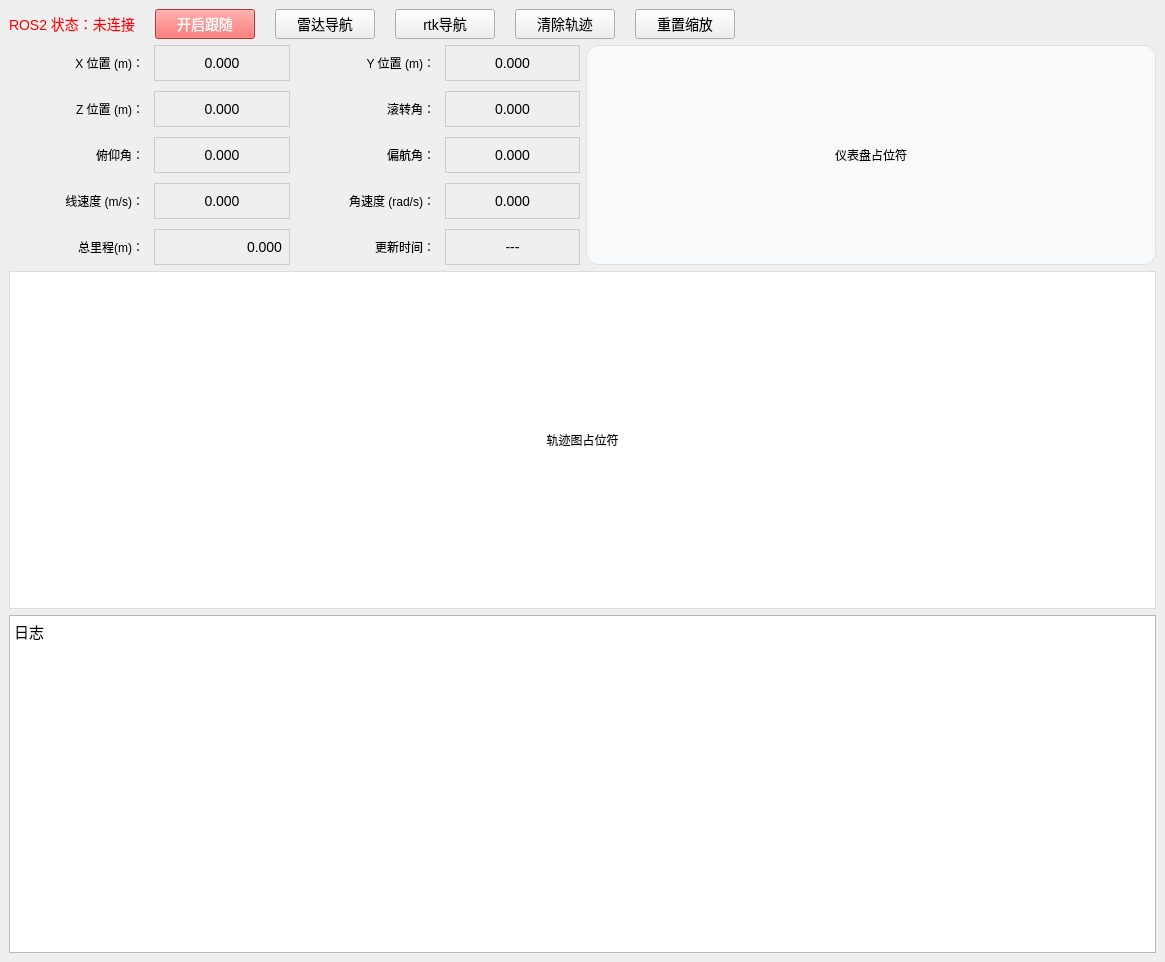
<?xml version="1.0" encoding="UTF-8"?>
<ui version="4.0">
 <class>OdomViewerWindow</class>
 <widget class="QMainWindow" name="OdomViewerWindow">
  <property name="geometry">
   <rect>
    <x>0</x>
    <y>0</y>
    <width>1165</width>
    <height>962</height>
   </rect>
  </property>
  <property name="windowTitle">
   <string>ROS2 里程计可视化工具</string>
  </property>
  <widget class="QWidget" name="centralwidget">
   <layout class="QVBoxLayout" name="verticalLayout_3">
    <item>
     <layout class="QVBoxLayout" name="verticalLayout_2">
      <item>
       <layout class="QHBoxLayout" name="topLayout">
        <property name="spacing">
         <number>20</number>
        </property>
        <item>
         <widget class="QLabel" name="rosStatusLabel">
          <property name="styleSheet">
           <string>color: red; font-size: 14px;</string>
          </property>
          <property name="text">
           <string>ROS2 状态：未连接</string>
          </property>
         </widget>
        </item>
        <item>
         <widget class="QPushButton" name="pushButton_follow">
          <property name="minimumSize">
           <size>
            <width>100</width>
            <height>30</height>
           </size>
          </property>
          <property name="maximumSize">
           <size>
            <width>100</width>
            <height>30</height>
           </size>
          </property>
          <property name="styleSheet">
           <string>background-color: #ff4444; color: white; font-size: 14px;</string>
          </property>
          <property name="text">
           <string>开启跟随</string>
          </property>
          <property name="checkable">
           <bool>true</bool>
          </property>
         </widget>
        </item>
        <item>
         <widget class="QPushButton" name="pushButton_radar">
          <property name="minimumSize">
           <size>
            <width>100</width>
            <height>30</height>
           </size>
          </property>
          <property name="maximumSize">
           <size>
            <width>120</width>
            <height>30</height>
           </size>
          </property>
          <property name="styleSheet">
           <string>font-size: 14px;</string>
          </property>
          <property name="text">
           <string>雷达导航</string>
          </property>
          <property name="checkable">
           <bool>true</bool>
          </property>
         </widget>
        </item>
        <item>
         <widget class="QPushButton" name="pushButton_rtk">
          <property name="minimumSize">
           <size>
            <width>100</width>
            <height>30</height>
           </size>
          </property>
          <property name="styleSheet">
           <string notr="true">font-size: 14px;</string>
          </property>
          <property name="text">
           <string>rtk导航</string>
          </property>
          <property name="checkable">
           <bool>true</bool>
          </property>
         </widget>
        </item>
        <item>
         <widget class="QPushButton" name="clearBtn">
          <property name="minimumSize">
           <size>
            <width>100</width>
            <height>30</height>
           </size>
          </property>
          <property name="maximumSize">
           <size>
            <width>100</width>
            <height>30</height>
           </size>
          </property>
          <property name="styleSheet">
           <string>font-size: 14px;</string>
          </property>
          <property name="text">
           <string>清除轨迹</string>
          </property>
         </widget>
        </item>
        <item>
         <widget class="QPushButton" name="resetScaleBtn">
          <property name="minimumSize">
           <size>
            <width>100</width>
            <height>30</height>
           </size>
          </property>
          <property name="maximumSize">
           <size>
            <width>100</width>
            <height>30</height>
           </size>
          </property>
          <property name="styleSheet">
           <string>font-size: 14px;</string>
          </property>
          <property name="text">
           <string>重置缩放</string>
          </property>
         </widget>
        </item>
        <item>
         <spacer name="topSpacer">
          <property name="orientation">
           <enum>Qt::Horizontal</enum>
          </property>
          <property name="sizeHint" stdset="0">
           <size>
            <width>40</width>
            <height>20</height>
           </size>
          </property>
         </spacer>
        </item>
       </layout>
      </item>
      <item>
       <layout class="QHBoxLayout" name="horizontalLayout">
        <item>
         <layout class="QGridLayout" name="dataLayout">
          <property name="spacing">
           <number>10</number>
          </property>
          <item row="0" column="3">
           <widget class="QLabel" name="yValue">
            <property name="minimumSize">
             <size>
              <width>100</width>
              <height>0</height>
             </size>
            </property>
            <property name="styleSheet">
             <string>border: 1px solid #cccccc; padding: 4px; font-size: 14px;</string>
            </property>
            <property name="text">
             <string>0.000</string>
            </property>
            <property name="alignment">
             <set>Qt::AlignCenter</set>
            </property>
           </widget>
          </item>
          <item row="4" column="0">
           <widget class="QLabel" name="odomLabel">
            <property name="text">
             <string>总里程(m)：</string>
            </property>
            <property name="alignment">
             <set>Qt::AlignRight|Qt::AlignTrailing|Qt::AlignVCenter</set>
            </property>
           </widget>
          </item>
          <item row="4" column="3">
           <widget class="QLabel" name="timestampValue">
            <property name="styleSheet">
             <string>border: 1px solid #cccccc; padding: 4px; font-size: 14px;</string>
            </property>
            <property name="text">
             <string>---</string>
            </property>
            <property name="alignment">
             <set>Qt::AlignCenter</set>
            </property>
           </widget>
          </item>
          <item row="0" column="0">
           <widget class="QLabel" name="xLabel">
            <property name="text">
             <string>X 位置 (m)：</string>
            </property>
            <property name="alignment">
             <set>Qt::AlignRight|Qt::AlignTrailing|Qt::AlignVCenter</set>
            </property>
           </widget>
          </item>
          <item row="3" column="1">
           <widget class="QLabel" name="linearXValue">
            <property name="minimumSize">
             <size>
              <width>100</width>
              <height>0</height>
             </size>
            </property>
            <property name="font">
             <font>
              <pointsize>-1</pointsize>
             </font>
            </property>
            <property name="styleSheet">
             <string>border: 1px solid #cccccc; padding: 4px; font-size: 14px;</string>
            </property>
            <property name="text">
             <string>0.000</string>
            </property>
            <property name="alignment">
             <set>Qt::AlignCenter</set>
            </property>
           </widget>
          </item>
          <item row="1" column="3">
           <widget class="QLabel" name="rollValue">
            <property name="minimumSize">
             <size>
              <width>100</width>
              <height>0</height>
             </size>
            </property>
            <property name="styleSheet">
             <string>border: 1px solid #cccccc; padding: 4px; font-size: 14px;</string>
            </property>
            <property name="text">
             <string>0.000</string>
            </property>
            <property name="alignment">
             <set>Qt::AlignCenter</set>
            </property>
           </widget>
          </item>
          <item row="1" column="2">
           <widget class="QLabel" name="rollLabel">
            <property name="text">
             <string>滚转角：</string>
            </property>
            <property name="alignment">
             <set>Qt::AlignRight|Qt::AlignTrailing|Qt::AlignVCenter</set>
            </property>
           </widget>
          </item>
          <item row="0" column="2">
           <widget class="QLabel" name="yLabel">
            <property name="text">
             <string>Y 位置 (m)：</string>
            </property>
            <property name="alignment">
             <set>Qt::AlignRight|Qt::AlignTrailing|Qt::AlignVCenter</set>
            </property>
           </widget>
          </item>
          <item row="0" column="1">
           <widget class="QLabel" name="xValue">
            <property name="minimumSize">
             <size>
              <width>100</width>
              <height>0</height>
             </size>
            </property>
            <property name="styleSheet">
             <string>border: 1px solid #cccccc; padding: 4px; font-size: 14px;</string>
            </property>
            <property name="frameShape">
             <enum>QFrame::NoFrame</enum>
            </property>
            <property name="text">
             <string>0.000</string>
            </property>
            <property name="alignment">
             <set>Qt::AlignCenter</set>
            </property>
           </widget>
          </item>
          <item row="3" column="0">
           <widget class="QLabel" name="linearXLabel">
            <property name="text">
             <string>线速度 (m/s)：</string>
            </property>
            <property name="alignment">
             <set>Qt::AlignRight|Qt::AlignTrailing|Qt::AlignVCenter</set>
            </property>
           </widget>
          </item>
          <item row="2" column="0">
           <widget class="QLabel" name="pitchLabel">
            <property name="text">
             <string>俯仰角：</string>
            </property>
            <property name="alignment">
             <set>Qt::AlignRight|Qt::AlignTrailing|Qt::AlignVCenter</set>
            </property>
           </widget>
          </item>
          <item row="2" column="3">
           <widget class="QLabel" name="yawValue">
            <property name="minimumSize">
             <size>
              <width>100</width>
              <height>0</height>
             </size>
            </property>
            <property name="styleSheet">
             <string>border: 1px solid #cccccc; padding: 4px; font-size: 14px;</string>
            </property>
            <property name="text">
             <string>0.000</string>
            </property>
            <property name="alignment">
             <set>Qt::AlignCenter</set>
            </property>
           </widget>
          </item>
          <item row="3" column="3">
           <widget class="QLabel" name="angularZValue">
            <property name="minimumSize">
             <size>
              <width>100</width>
              <height>0</height>
             </size>
            </property>
            <property name="styleSheet">
             <string>border: 1px solid #cccccc; padding: 4px; font-size: 14px;</string>
            </property>
            <property name="text">
             <string>0.000</string>
            </property>
            <property name="alignment">
             <set>Qt::AlignCenter</set>
            </property>
           </widget>
          </item>
          <item row="2" column="1">
           <widget class="QLabel" name="pitchValue">
            <property name="minimumSize">
             <size>
              <width>100</width>
              <height>0</height>
             </size>
            </property>
            <property name="styleSheet">
             <string>border: 1px solid #cccccc; padding: 4px; font-size: 14px;</string>
            </property>
            <property name="text">
             <string>0.000</string>
            </property>
            <property name="alignment">
             <set>Qt::AlignCenter</set>
            </property>
           </widget>
          </item>
          <item row="4" column="2">
           <widget class="QLabel" name="timestampLabel">
            <property name="text">
             <string>更新时间：</string>
            </property>
            <property name="alignment">
             <set>Qt::AlignRight|Qt::AlignTrailing|Qt::AlignVCenter</set>
            </property>
           </widget>
          </item>
          <item row="1" column="0">
           <widget class="QLabel" name="zLabel">
            <property name="text">
             <string>Z 位置 (m)：</string>
            </property>
            <property name="alignment">
             <set>Qt::AlignRight|Qt::AlignTrailing|Qt::AlignVCenter</set>
            </property>
           </widget>
          </item>
          <item row="2" column="2">
           <widget class="QLabel" name="yawLabel">
            <property name="text">
             <string>偏航角：</string>
            </property>
            <property name="alignment">
             <set>Qt::AlignRight|Qt::AlignTrailing|Qt::AlignVCenter</set>
            </property>
           </widget>
          </item>
          <item row="1" column="1">
           <widget class="QLabel" name="zValue">
            <property name="minimumSize">
             <size>
              <width>100</width>
              <height>0</height>
             </size>
            </property>
            <property name="styleSheet">
             <string>border: 1px solid #cccccc; padding: 4px; font-size: 14px;</string>
            </property>
            <property name="text">
             <string>0.000</string>
            </property>
            <property name="alignment">
             <set>Qt::AlignCenter</set>
            </property>
           </widget>
          </item>
          <item row="3" column="2">
           <widget class="QLabel" name="angularZLabel">
            <property name="text">
             <string>角速度 (rad/s)：</string>
            </property>
            <property name="alignment">
             <set>Qt::AlignRight|Qt::AlignTrailing|Qt::AlignVCenter</set>
            </property>
           </widget>
          </item>
          <item row="4" column="1">
           <widget class="QLabel" name="odomValue">
            <property name="minimumSize">
             <size>
              <width>100</width>
              <height>0</height>
             </size>
            </property>
            <property name="styleSheet">
             <string>border: 1px solid #cccccc; padding: 4px; font-size: 14px;</string>
            </property>
            <property name="text">
             <string>0.000</string>
            </property>
            <property name="alignment">
             <set>Qt::AlignRight|Qt::AlignTrailing|Qt::AlignVCenter</set>
            </property>
           </widget>
          </item>
         </layout>
        </item>
        <item>
         <widget class="QLabel" name="dashboardPlaceholder">
          <property name="sizePolicy">
           <sizepolicy hsizetype="Preferred" vsizetype="Preferred">
            <horstretch>0</horstretch>
            <verstretch>0</verstretch>
           </sizepolicy>
          </property>
          <property name="minimumSize">
           <size>
            <width>220</width>
            <height>220</height>
           </size>
          </property>
          <property name="styleSheet">
           <string>border: 1px solid #e0e0e0; border-radius: 12px; background-color: #f8f9fa;</string>
          </property>
          <property name="text">
           <string>仪表盘占位符</string>
          </property>
          <property name="alignment">
           <set>Qt::AlignCenter</set>
          </property>
         </widget>
        </item>
       </layout>
      </item>
      <item>
       <layout class="QVBoxLayout" name="verticalLayout" stretch="1,1">
        <item>
         <widget class="QLabel" name="trajectoryPlaceholder">
          <property name="sizePolicy">
           <sizepolicy hsizetype="Preferred" vsizetype="Expanding">
            <horstretch>0</horstretch>
            <verstretch>0</verstretch>
           </sizepolicy>
          </property>
          <property name="minimumSize">
           <size>
            <width>800</width>
            <height>300</height>
           </size>
          </property>
          <property name="layoutDirection">
           <enum>Qt::LeftToRight</enum>
          </property>
          <property name="styleSheet">
           <string>border: 1px solid #dddddd; background-color: white;</string>
          </property>
          <property name="text">
           <string>轨迹图占位符</string>
          </property>
          <property name="alignment">
           <set>Qt::AlignCenter</set>
          </property>
         </widget>
        </item>
        <item>
         <widget class="QTextEdit" name="logEdit">
          <property name="html">
           <string>&lt;!DOCTYPE HTML PUBLIC &quot;-//W3C//DTD HTML 4.0//EN&quot; &quot;http://www.w3.org/TR/REC-html40/strict.dtd&quot;&gt;
&lt;html&gt;&lt;head&gt;&lt;meta name=&quot;qrichtext&quot; content=&quot;1&quot; /&gt;&lt;style type=&quot;text/css&quot;&gt;
p, li { white-space: pre-wrap; }
&lt;/style&gt;&lt;/head&gt;&lt;body style=&quot; font-family:'Ubuntu'; font-size:11pt; font-weight:400; font-style:normal;&quot;&gt;
&lt;p style=&quot; margin-top:0px; margin-bottom:0px; margin-left:0px; margin-right:0px; -qt-block-indent:0; text-indent:0px;&quot;&gt;日志&lt;/p&gt;&lt;/body&gt;&lt;/html&gt;</string>
          </property>
         </widget>
        </item>
       </layout>
      </item>
     </layout>
    </item>
   </layout>
  </widget>
  <widget class="QMenuBar" name="menubar">
   <property name="geometry">
    <rect>
     <x>0</x>
     <y>0</y>
     <width>1165</width>
     <height>28</height>
    </rect>
   </property>
  </widget>
 </widget>
 <resources/>
 <connections/>
</ui>
